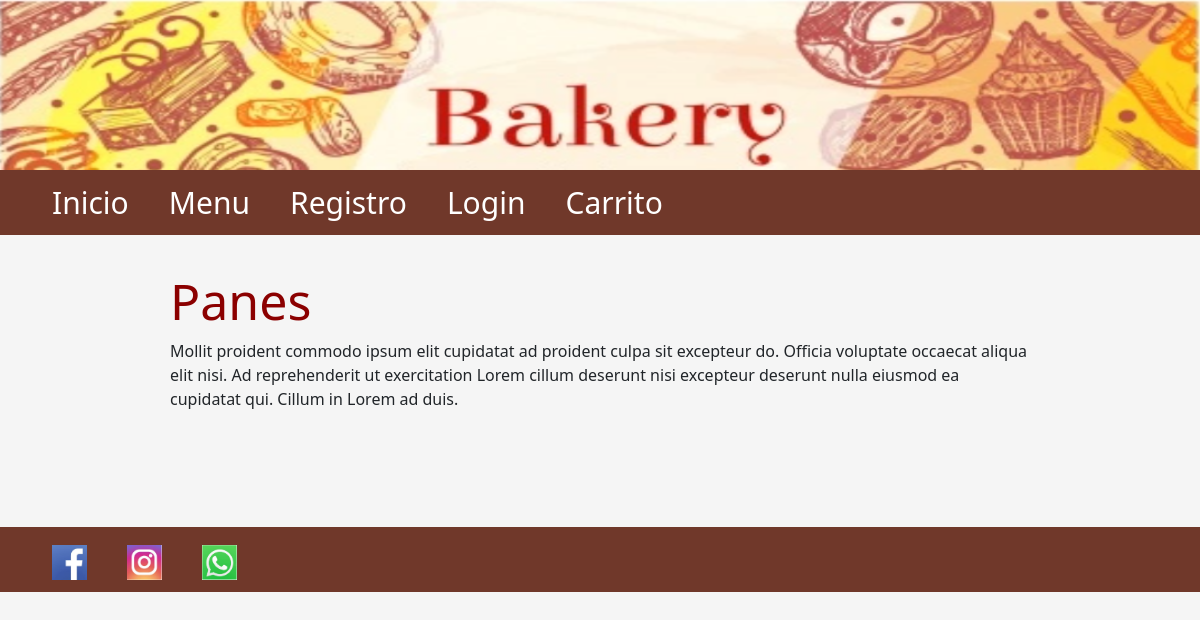
Before: /Menu with the older database file.
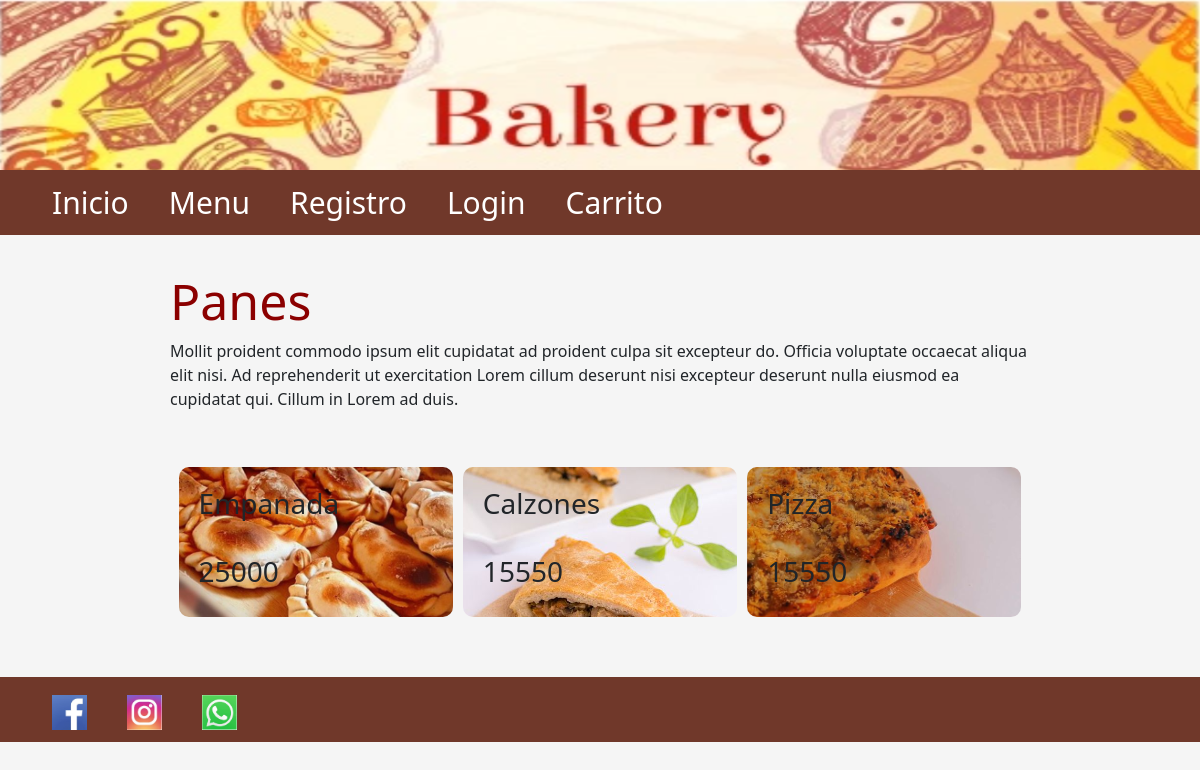
After: the same page with the newer database file.
### panaderia/models.py (models this page shows)
class Platos(db.Model):
    __tablename__ = 'platos'
    idproducto = db.Column(db.Integer, primary_key=True)
    nombreplato = db.Column(db.String(510), nullable=True)
    precioplato = db.Column(db.Integer, nullable=True)
    descripcionplato = db.Column(db.String(200))
    nombreimagenplato = db.Column(db.String(200), nullable=False)

### panaderia/views.py (the view)
@app.route('/Menu')
def menu():
    platos = Platos.query.all()
    return render_template('menu.html', platos=platos)

### panaderia/templates/Menu.html
{% extends './layout.html' %} {% block title %} Menu {% endblock %} {% block body %}
    <h1>Panes</h1>
    <p>Mollit proident commodo ipsum elit cupidatat ad proident culpa sit excepteur do. Officia voluptate occaecat aliqua elit nisi. Ad reprehenderit ut exercitation Lorem cillum deserunt nisi excepteur deserunt nulla eiusmod ea cupidatat qui. Cillum in
        Lorem ad duis.</p>
    <div class="contenedor">
        {%for plato in platos%}
                    <div class="imagenes-inicio" style="background-image:url(static/uploads/{{plato.nombreimagenplato}})">
                        <div class="textos">
                            <h3>{{plato.nombreplato}}</h3>
                            <h3>{{plato.precioplato}}</h3>
                        </div>
                    </div>
        {% endfor %}
{% endblock %}

Changed rows visible on the page:
added Platos: nombreimagenplato (picture), nombreplato "Empanada", precioplato "25000"
added Platos: nombreimagenplato (picture), nombreplato "Calzones", precioplato "15550"
added Platos: nombreimagenplato (picture), nombreplato "Pizza", precioplato "15550"
